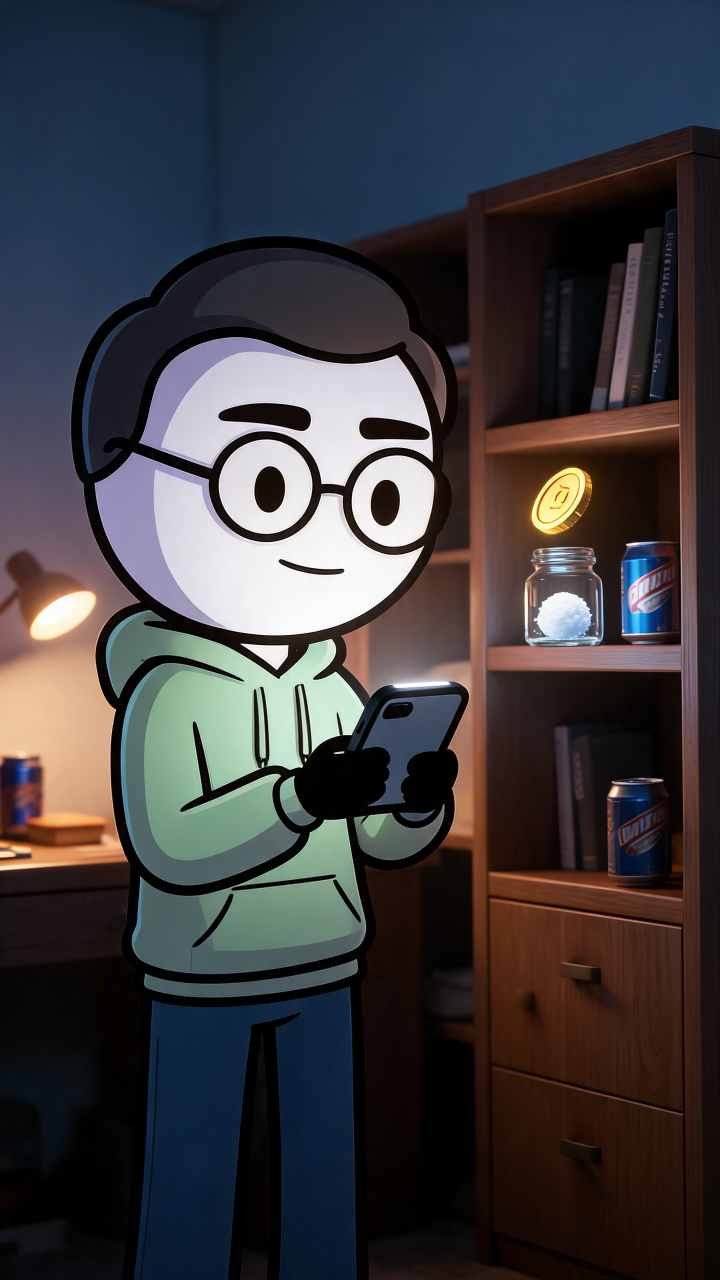
#> input picture projects/stickman-shorts/05_subscriptions/frames/F01.png, 1440 x 2560 px (shown at 1/2 size)
$ python -i compose_fx.py   (imports and definitions only)
#> lines starting #> are read from the running program, lines starting #| are printed output that depends on the picture
#> further down, picture is the input picture: shape (2560, 1440, 3); mean B, G, R 63.4, 59.9, 62.3
#!/usr/bin/env python3
"""Assemble rendered shot frames into the final short: transitions, word-by-word captions, audio mix.
usage: python3 compose.py [--preview] [--from S --to S]
"""
import json, os, sys, subprocess, glob, math
import numpy as np, cv2
from PIL import Image, ImageDraw, ImageFont

ROOT = os.path.dirname(os.path.abspath(__file__))
# [1 line not run here, left out]
# [1 line that did not run here, left out]
FRAMES = os.environ.get('FRAMES', 'frames')
OUTNAME = os.environ.get('OUTNAME', 'video_only')
W, H = 1080, 1920
args = sys.argv[1:]
PREVIEW = '--preview' in args
t_from = float(args[args.index('--from') + 1]) if '--from' in args else 0.0
# [1 line that did not run here, left out]
# [1 line that did not run here, left out]

# ---------- frames ----------
cache = {}
# [22 lines left out: functions shot_frame, hblur, not called in this run]

def shift(img, dx):
    M = np.float32([[1, 0, dx], [0, 1, 0]])
    return cv2.warpAffine(img, M, (W, H), borderMode=cv2.BORDER_REFLECT)

# [20 lines left out: function frame_at, not called in this run]


# ---------- effects ----------
RNG = np.random.default_rng(7)
# [1 line not run here, left out]
PUNCH_KEYS = ['разбогатеть.', '9', '102', '9.', 'Лёшу.', 'заработал.', 'Забудь', 'правду.', 'замолкал.', 'Миллион', 'сдался.', 'снимает.']
# [1 line that did not run here, left out]
SHAKE = [(10.2, 0.4, 14), (17.9, 0.4, 10), (31.0, 1.6, 9), (33.0, 0.4, 12)]
DUST = {'L08', 'L09', 'L10'}
def shot_of(T): return next((s for s in shots if s['start'] <= T < s['end']), shots[-1])

# [26 lines left out: functions punch_zoom, shake, chroma, not called in this run]

def bloom(img, strength=0.22):
#> called with strength = 0.22
    small = cv2.resize(img, (W // 4, H // 4), interpolation=cv2.INTER_AREA)
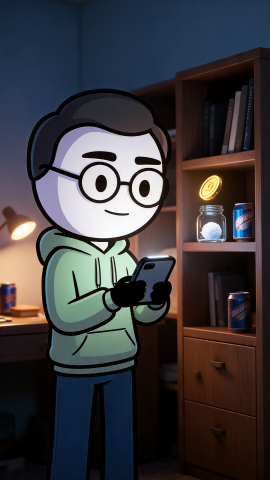
#> small: shape (480, 270, 3); mean B, G, R 63.4, 59.9, 62.3
    br = np.clip(small - 170, 0, None) * 1.6
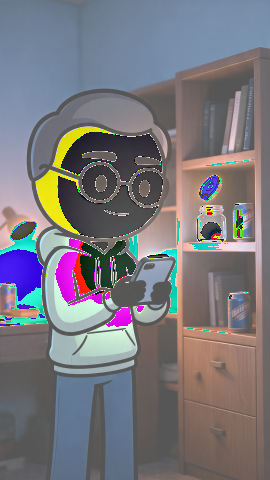
#> br: shape (480, 270, 3) float64; mean B, G, R 200.9, 190.6, 193.8; drawn with min black and max white
    br = cv2.GaussianBlur(br, (0, 0), 12)
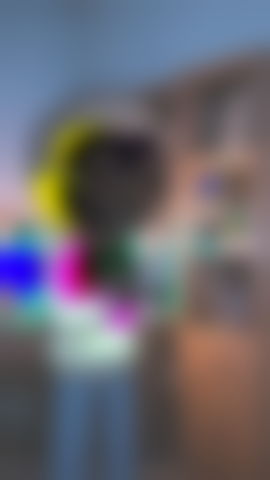
#> br: shape (480, 270, 3) float64; mean B, G, R 200.9, 190.7, 193.8; drawn with min black and max white
#> (the run stopped early here; a loop or call above may not have finished)
